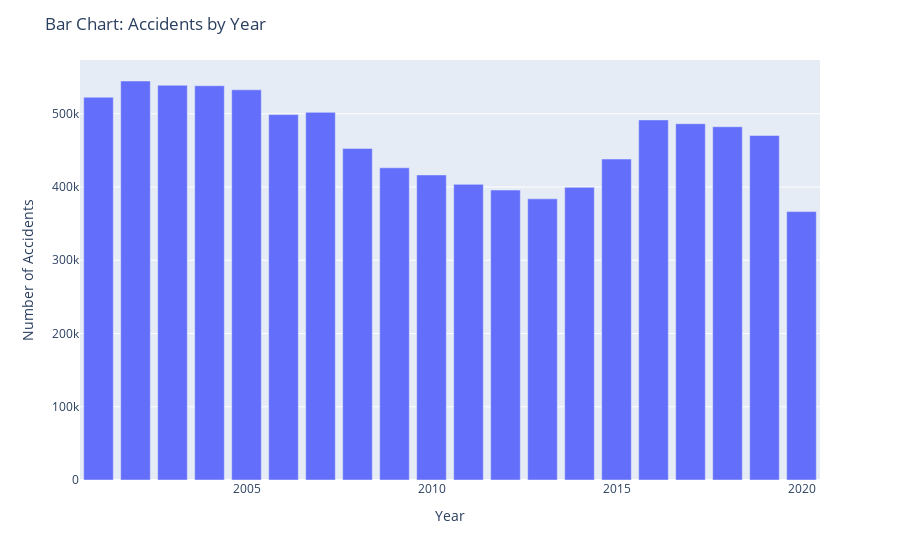

Notebook cell for this chart:
### Code cell
arr = np.array(df_fetch)
arr = arr.astype('int32')

f = px.bar(x=arr[:,0], y=arr[:,1])

f.update_layout(
    title='Bar Chart: Accidents by Year',
    xaxis_title="Year",
    yaxis_title="Number of Accidents")
f.show()

### Figure 1 — Plotly figure (JSON) as saved in the notebook; plotly's stock layout.template omitted (floating-point values rounded to 4 significant figures)
{"data": [{"alignmentgroup": "True", "hovertemplate": "x=%{x}<br>y=%{y}<extra></extra>", "legendgroup": "", "marker": {"color": "#636efa", "pattern": {"shape": ""}}, "name": "", "offsetgroup": "", "orientation": "v", "showlegend": false, "textposition": "auto", "type": "bar", "x": [2001, 2002, 2003, 2004, 2005, 2006, 2007, 2008, 2009, 2010, 2011, 2012, 2013, 2014, 2015, 2016, 2017, 2018, 2019, 2020], "xaxis": "x", "y": [522562, 544741, 538954, 538295, 532725, 498846, 501908, 452595, 426228, 416490, 403629, 395901, 383840, 399565, 438169, 491619, 486432, 482296, 470352, 366417], "yaxis": "y"}], "layout": {"barmode": "relative", "legend": {"tracegroupgap": 0}, "margin": {"t": 60}, "title": {"text": "Bar Chart: Accidents by Year"}, "xaxis": {"anchor": "y", "domain": [0, 1], "title": {"text": "Year"}}, "yaxis": {"anchor": "x", "domain": [0, 1], "title": {"text": "Number of Accidents"}}}}
